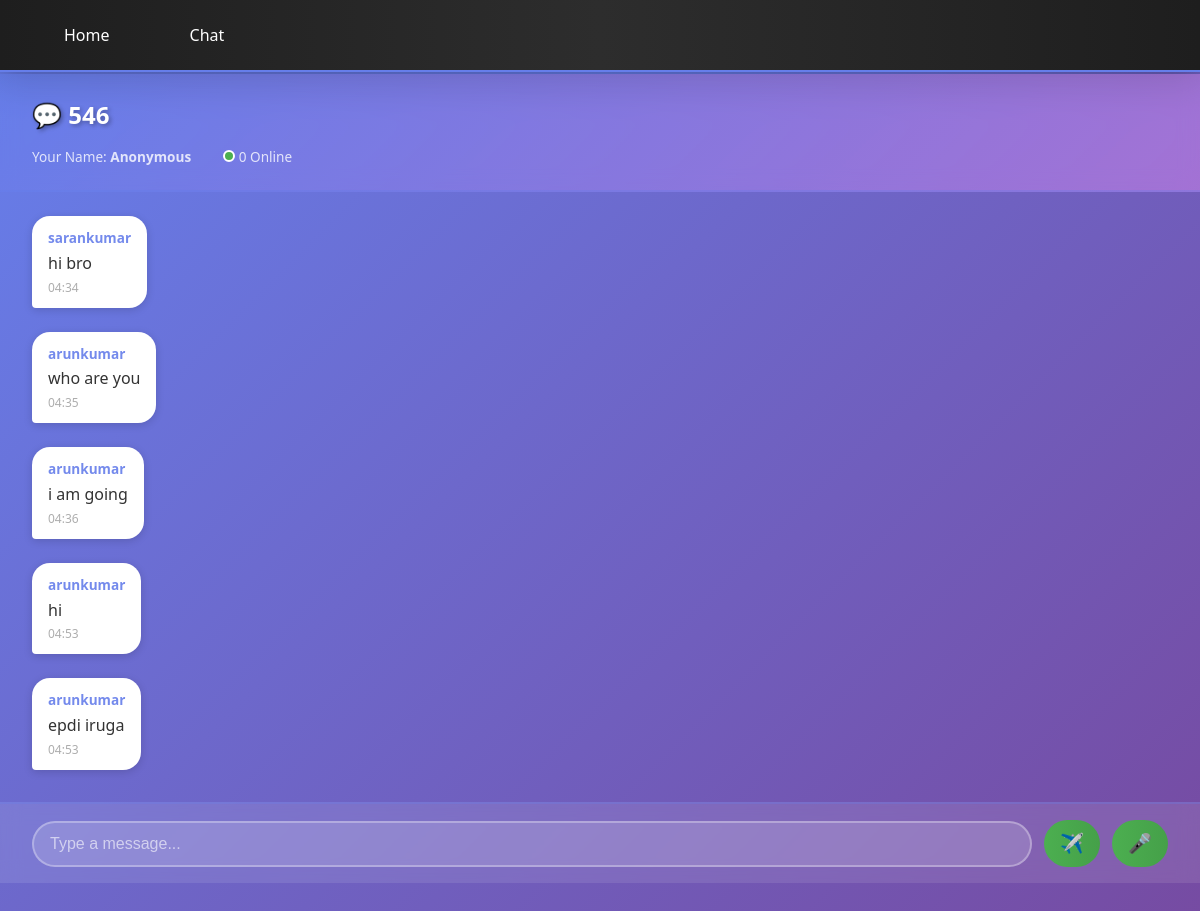
The page /group/546/ on the database its author committed.
### chatapp/models.py (models this page shows, shortened)
class Group(models.Model):
    name = models.CharField(max_length=100)
    code = models.CharField(max_length=10, unique=True)
    created_at = models.DateTimeField(auto_now_add=True)
    class Meta:
        ordering = ['-created_at']

class Message(models.Model):
    MESSAGE_TYPE_CHOICES = [
        ('text', 'Text'),
        ('voice', 'Voice'),
    ]
    DELETE_STATUS_CHOICES = [
        ('not_deleted', 'Not Deleted'),
        ('deleted_for_me', 'Deleted For Me'),
        ('deleted_for_all', 'Deleted For All'),
    ]
    group = models.ForeignKey(Group, on_delete=models.CASCADE, related_name='messages')
    user_name = models.CharField(max_length=100, default='Anonymous')
    session_id = models.CharField(max_length=255, default='')
    content = models.TextField(blank=True, null=True)
    audio_file = models.FileField(upload_to='voice_messages/', blank=True, null=True)
    message_type = models.CharField(max_length=10, choices=MESSAGE_TYPE_CHOICES, default='text')
    duration = models.FloatField(default=0)
    is_deleted = models.CharField(max_length=20, choices=DELETE_STATUS_CHOICES, default='not_deleted')
    timestamp = models.DateTimeField(auto_now_add=True)
    edited_at = models.DateTimeField(null=True, blank=True)
    class Meta:
        ordering = ['timestamp']
        indexes = [
            models.Index(fields=['group', 'timestamp']),
            models.Index(fields=['session_id', 'timestamp']),
        ]

### chatapp/views.py (the view, shortened to what this page needs)
# urls.py: path("group/<str:code>/", views.group, name="group"),
def group(request, code):
    try:
        group = Group.objects.get(code=code)
    except Group.DoesNotExist:
        return redirect('chat')
    user_name = request.session.get('user_name', 'Anonymous')
    session_id = request.session.session_key
    messages_list = Message.objects.filter(group=group).order_by('timestamp')
    online_users = AnonymousUser.objects.filter(
        last_seen__gte=timezone.now() - timezone.timedelta(minutes=5)
    ).distinct()
    last_message = messages_list.order_by('-timestamp').first()
    last_message_timestamp = last_message.timestamp.isoformat() if last_message else timezone.now().isoformat()
    context = {
        "group": group,
        "messages": messages_list,
        "user_name": user_name,
        "online_count": online_users.count(),
        "last_message_timestamp": last_message_timestamp,
    }
    return render(request, "group.html", context)

### chatapp/templates/group.html (shortened to what this page needs)
{% extends 'base.html' %}
{% block content %}
<div class="chat-page">
    <div class="chat-header">
        <div class="header-top">
            <div>
                <h2>
                    💬 {{ group.code }}
                </h2>
            </div>
        </div>
        <div class="header-info">
            <span>Your Name: <strong>{{ user_name }}</strong></span>
            <span style="margin-left: 1rem;"><span class="online-indicator"></span> {{ online_count }} Online</span>
        </div>
    </div>
    <div class="messages-scroll" id="messagesScroll">
        {% if messages %}
            {% for msg in messages %}
                <div class="message-group {% if msg.session_id == request.session.session_key %}sender{% else %}receiver{% endif %}">
                    <div class="message-bubble {% if msg.session_id == request.session.session_key %}sender{% else %}receiver{% endif %} {% if msg.is_deleted != 'not_deleted' %}deleted{% endif %}"
                         data-message-id="{{ msg.id }}"
                         data-is-sender="{% if msg.session_id == request.session.session_key %}true{% else %}false{% endif %}">
                            {% if msg.session_id != request.session.session_key %}
                                <div class="message-header">
                                    <b>{{ msg.user_name }}</b>
                                </div>
                            {% endif %}
                            {% if msg.message_type == 'text' %}
                                <div class="message-content">
                                    {% if msg.is_deleted == 'deleted_for_all' %}
                                        <em>This message was deleted</em>
                                    {% else %}
                                        {{ msg.content }}
                                    {% endif %}
                                </div>
                            {% endif %}
                            <span class="message-time">{{ msg.timestamp|date:"H:i" }}</span>
                        </div>
                    </div>
            {% endfor %}
        {% else %}
            <div class="empty-state">
                <p>👋 Be the first to start the conversation!</p>
            </div>
        {% endif %}
    </div>
    <div class="input-area">
        <form method="POST" class="input-form" id="messageForm">
            <div class="input-wrapper">
                <input type="text" name="message" id="messageInput" placeholder="Type a message..." autocomplete="off">
            </div>
            <button type="submit" class="send-btn" id="sendBtn">✈️</button>
            <button type="button" class="mic-btn" id="micBtn" title="Press and hold to record">🎤</button>
        </form>
    </div>
</div>
{% endblock %}

### chatapp/templates/base.html (shortened to what this page needs)
<!DOCTYPE html>
<html>
<head>
</head>
<body>
<nav>
    <div style="display: flex; gap: 1rem;">
        <a href="/">Home</a>
        <a href="/chat/">Chat</a>
    </div>
</nav>
<hr>
{% block content %}{% endblock %}
</body>
</html>

### chatapp/templates/base.html (style rules this page uses)
* { margin: 0; padding: 0; box-sizing: border-box; }
body { font-family: 'Segoe UI', Tahoma, Geneva, Verdana, sans-serif; background: linear-gradient(135deg, #667eea 0%, #764ba2 100%); min-height: 100vh; animation: backgroundShift 15s ease infinite; }
nav { background: linear-gradient(90deg, #1e1e1e 0%, #2d2d2d 50%, #1e1e1e 100%); padding: 1rem 2rem; box-shadow: 0 8px 32px rgba(0, 0, 0, 0.3); display: flex; justify-content: space-between; align-items: center; backdrop-filter: blur(10px); border-bottom: 2px solid #667eea; animation: navSlideDown 0.6s ease-out; }
nav a { color: white; text-decoration: none; padding: 0.5rem 1.5rem; border-radius: 25px; transition: all 0.3s ease; position: relative; overflow: hidden; font-weight: 500; margin: 0 0.5rem; }
nav a::before { content: ''; position: absolute; top: 0; left: -100%; width: 100%; height: 100%; background: linear-gradient(90deg, #667eea, #764ba2, #f093fb); z-index: -1; transition: left 0.3s ease; }
hr { border: none; height: 2px; background: linear-gradient(90deg, transparent, #667eea, transparent); }
h1, h2, h3 { color: white; text-shadow: 2px 2px 4px rgba(0, 0, 0, 0.3); animation: fadeInDown 0.6s ease-out; }
html { scroll-behavior: smooth; }

### chatapp/templates/group.html (style rules this page uses)
* { margin: 0; padding: 0; box-sizing: border-box; }
.chat-page { height: calc(100vh - 120px); display: flex; flex-direction: column; background: linear-gradient(135deg, #667eea 0%, #764ba2 100%); overflow: hidden; }
.chat-header { background: linear-gradient(135deg, rgba(102, 126, 234, 0.4), rgba(240, 147, 251, 0.4)); padding: 1.5rem 2rem; border-bottom: 2px solid rgba(102, 126, 234, 0.3); backdrop-filter: blur(10px); animation: slideInDown 0.6s ease-out; }
.header-top { display: flex; justify-content: space-between; align-items: center; margin-bottom: 1rem; }
.chat-header h2 { color: white; margin: 0; font-size: 1.5rem; display: flex; align-items: center; gap: 0.5rem; }
.online-indicator { display: inline-block; width: 12px; height: 12px; background: #4CAF50; border-radius: 50%; border: 2px solid white; }
.header-info { font-size: 0.85rem; color: rgba(255, 255, 255, 0.8); display: flex; gap: 1rem; }
.messages-scroll { flex: 1; overflow-y: auto; padding: 1.5rem 2rem; display: flex; flex-direction: column; gap: 1rem; }
.message-group { display: flex; margin-bottom: 0.5rem; animation: messageSlideIn 0.3s ease-out; position: relative; }
.message-group.receiver { justify-content: flex-start; }
.message-bubble { max-width: 65%; padding: 0.75rem 1rem; border-radius: 18px; word-wrap: break-word; box-shadow: 0 2px 8px rgba(0, 0, 0, 0.15); transition: all 0.2s ease; position: relative; cursor: context-menu; }
.message-bubble.receiver { background: white; color: #333; border-bottom-left-radius: 4px; }
.message-header { display: flex; align-items: center; gap: 0.5rem; margin-bottom: 0.3rem; justify-content: space-between; }
.message-bubble b { font-size: 0.85rem; opacity: 0.9; }
.message-bubble.receiver b { color: #667eea; }
.message-content { margin: 0.3rem 0; }
.message-time { font-size: 0.75rem; opacity: 0.8; margin-top: 0.3rem; display: block; }
.message-bubble.receiver .message-time { color: #999; }
.input-area { background: rgba(255, 255, 255, 0.1); padding: 1rem 2rem; border-top: 2px solid rgba(102, 126, 234, 0.3); backdrop-filter: blur(10px); animation: slideInUp 0.6s ease-out; }
.input-form { display: flex; gap: 0.75rem; align-items: flex-end; }
.input-wrapper { flex: 1; position: relative; }
.input-form input { width: 100%; padding: 0.75rem 1rem; border: 2px solid rgba(255, 255, 255, 0.3); border-radius: 25px; background: rgba(255, 255, 255, 0.15); color: white; font-size: 1rem; transition: all 0.3s ease; }
.input-form input::placeholder { color: rgba(255, 255, 255, 0.6); }
.send-btn, .mic-btn { padding: 0.75rem 1rem; background: linear-gradient(90deg, #4CAF50, #45a049); color: white; border: none; border-radius: 25px; font-weight: 700; cursor: pointer; transition: all 0.3s ease; position: relative; overflow: hidden; min-width: 50px; display: flex; align-items: center; justify-content: center; font-size: 1.2rem; }
.send-btn::before, .mic-btn::before { content: ''; position: absolute; top: 0; left: -100%; width: 100%; height: 100%; background: linear-gradient(90deg, #45a049, #3d8b40); z-index: -1; transition: left 0.3s ease; }
html { scroll-behavior: smooth; }
.messages-scroll { scroll-behavior: smooth; }

### rows shown on the page
Group: code "546"
Message: user_name "sarankumar", content "hi bro", timestamp "04:34"
Message: user_name "arunkumar", content "who are you", timestamp "04:35"
Message: user_name "arunkumar", content "i am going", timestamp "04:36"
Message: user_name "arunkumar", content "hi", timestamp "04:53"
Message: user_name "arunkumar", content "epdi iruga", timestamp "04:53"

### other values the page prints
{{ user_name }} "Anonymous"
{{ online_count }} "0"
